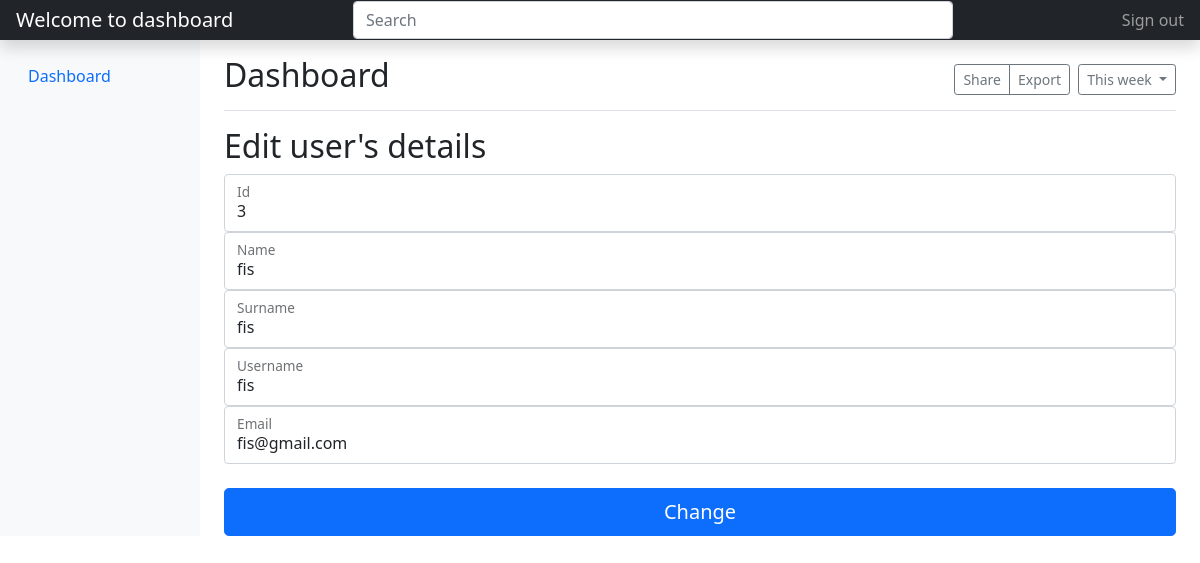
The app's page /updateUsers.php?id=3 with its own data.
### tables this page shows
CREATE TABLE `users` (
  `id` int(5) NOT NULL,
  `name` varchar(255) NOT NULL,
  `surname` varchar(255) NOT NULL,
  `username` varchar(255) NOT NULL,
  `email` varchar(255) NOT NULL,
  `password` varchar(255) NOT NULL,
  `confirmpassword` varchar(255) NOT NULL,
  `isadmin` varchar(255) NOT NULL
);

### updateUsers.php (the view, shortened to what this page needs)
<?php
    include_once("config.php");
    $id = $_GET['id'];
    $sql = "SELECT * FROM users WHERE id=:id";
    $selectUser = $conn->prepare($sql);
    $selectUser->bindParam(":id", $id);
    $selectUser->execute();
    $user_data = $selectUser->fetch();
?>
<!DOCTYPE html>
 <html>
 <head>
 	<link href="https://cdn.jsdelivr.net/npm/bootstrap@5.1.3/dist/css/bootstrap.min.css" rel="stylesheet">
 </head>
 <body>
 <header class="navbar navbar-dark sticky-top bg-dark flex-md-nowrap p-0 shadow">
  <a class="navbar-brand col-md-3 col-lg-2 me-0 px-3" href="#"><?php echo "Welcome to dashboard ".$_SESSION['username']; ?></a>
  <input class="form-control form-control-dark w-50" type="text" placeholder="Search" aria-label="Search">
  <div class="navbar-nav">
    <div class="nav-item text-nowrap">
      <a class="nav-link px-3" href="logout.php">Sign out</a>
    </div>
  </div>
</header>
<div class="container-fluid">
  <div class="row">
    <nav id="sidebarMenu" class="col-md-3 col-lg-2 d-md-block bg-light sidebar collapse">
      <div class="position-sticky pt-3">
        <ul class="nav flex-column">
          <li class="nav-item">
            <a class="nav-link active" aria-current="page" href="dashboard.php">
              Dashboard
            </a>
        </ul>
      </div>
    </nav>
    <main class="col-md-9 ms-sm-auto col-lg-10 px-md-4">
      <div class="d-flex justify-content-between flex-wrap flex-md-nowrap align-items-center pt-3 pb-2 mb-3 border-bottom">
        <h1 class="h2">Dashboard</h1>
        <div class="btn-toolbar mb-2 mb-md-0">
          <div class="btn-group me-2">
            <button type="button" class="btn btn-sm btn-outline-secondary">Share</button>
            <button type="button" class="btn btn-sm btn-outline-secondary">Export</button>
          </div>
          <button type="button" class="btn btn-sm btn-outline-secondary dropdown-toggle">
            This week
          </button>
        </div>
      </div>
      <h2>Edit user's details</h2>
      <div class="table-responsive">
        <form action="editUsers.php" method="post">
        <div class="form-floating">
          <input type="number" class="form-control" id="floatingInput" placeholder="Id" name="id" value="<?php echo  $user_data['id'] ?>">
          <label for="floatingInput">Id</label>
        </div>
        <div class="form-floating">
          <input type="text" class="form-control" id="floatingInput" placeholder="Name" name="name" value="<?php echo  $user_data['name'] ?>">
          <label for="floatingInput">Name</label>
        </div>
        <div class="form-floating">
          <input type="text" class="form-control" id="floatingInput" placeholder="Surname" name="surname" value="<?php echo  $user_data['surname'] ?>">
          <label for="floatingInput">Surname</label>
        </div>
        <div class="form-floating">
          <input type="text" class="form-control" id="floatingInput" placeholder="Username" name="username" value="<?php echo  $user_data['username'] ?>">
          <label for="floatingInput">Username</label>
        </div>
        <div class="form-floating">
          <input type="email" class="form-control" id="floatingInput" placeholder="Email" name="email" value="<?php echo  $user_data['email'] ?>">
          <label for="floatingInput">Email</label>
        </div>
        <br>
        <button class="w-100 btn btn-lg btn-primary" type="submit" name="submit">Change</button>
      </form>
      </div>
    </main>
  </div>
</div>
  </body>
</html>
 </body>
 </html>

### records on screen
users: id "3", name "fis", surname "fis", username "fis", email "fis@gmail.com"
